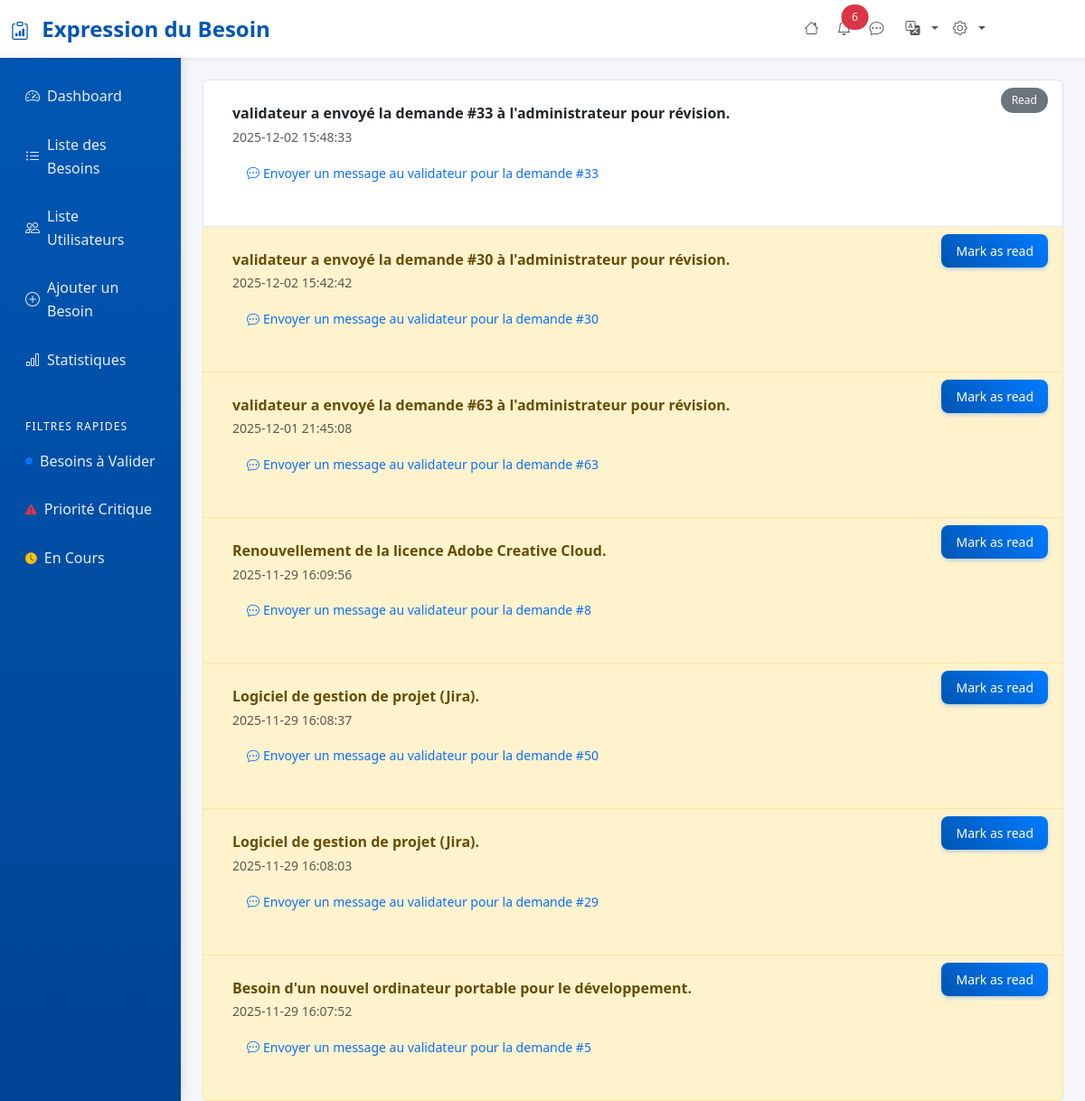
The page /pages/notifications.php (signed in) on the database its author committed.
### tables this page shows
CREATE TABLE `notifications` (
  `id` int(11) NOT NULL,
  `service_id` int(11) NOT NULL,
  `is_just_for_admin` tinyint(1) NOT NULL DEFAULT 0,
  `seen` tinyint(1) NOT NULL DEFAULT 0,
  `demande_id` int(11) NOT NULL,
  `created_at` datetime NOT NULL DEFAULT current_timestamp(),
  `message` varchar(200) DEFAULT NULL,
  `validateur_id` int(11) DEFAULT NULL
);

CREATE TABLE `demandes` (
  `id` int(11) NOT NULL,
  `user_id` int(11) NOT NULL,
  `type_besoin_id` int(11) NOT NULL,
  `description` text NOT NULL,
  `urgence` enum('Faible','Moyenne','Urgente') NOT NULL DEFAULT 'Faible',
  `statut` enum('En attente','En cours de validation','Traitée') NOT NULL DEFAULT 'En attente',
  `date_creation` datetime DEFAULT current_timestamp()
);

### pages/notifications.php (the view, shortened to what this page needs)
<?php
include '../includes/header.php';
$pdo = getConnection();
$isAdmin = isset($_SESSION['user_role']) && $_SESSION['user_role'] === 'Administrateur' ? 1 : 0;
$serviceFilter = $isAdmin === 1 ? "" : " AND service_id = :uid";
$stmt = $pdo->prepare("
    SELECT demande_id, created_at, d.*, n.id as notification_id, seen, message, n.validateur_id
    FROM notifications n
    JOIN demandes d ON n.demande_id = d.id
    WHERE is_just_for_admin = :is_admin {$serviceFilter}
    ORDER BY created_at DESC
");
$params = ['is_admin' => $isAdmin];
$stmt->execute($params);
$notifications = $stmt->fetchAll(PDO::FETCH_ASSOC);
?>
<?php if (count($notifications) === 0): ?>
<p>No notifications.</p>
<?php else: ?>
<ul class="list-group mt-4">
    <?php foreach ($notifications as $n): ?>
    <li class="list-group-item d-flex justify-content-between align-items-start
                <?php if ($n['seen'] == 0) echo 'list-group-item-warning'; ?>">
        <div class="mb-3 p-3">
            <strong><?php echo htmlspecialchars($n['message'] ?? $n['description']); ?></strong><br>
            <small class="text-muted"><?php echo htmlspecialchars($n['created_at']); ?></small><br>
            <?php if ($isAdmin): ?>
            <small>
                <a href="../chat/chat_page.php?user_id=<?php echo $n['validateur_id']; ?>&message=<?php echo "Pourquoi cette demande {$n['demande_id']} est envoyer pour moi pour que je la valide?"; ?>" class="btn btn-sm btn-outline-primary mt-2 d-inline-flex align-items-center"
                    data-bs-toggle="modal" data-bs-target="#chatModal"
                    data-demande-id="<?php echo $n['demande_id']; ?>">
                    <i class="bi bi-chat-dots me-1"></i>
                        Envoyer un message au validateur pour la demande #<?php echo $n['demande_id']; ?>
                </a>
            </small>
            <?php endif; ?>
        </div>
        <div>
            <?php if ($n['seen'] == 0): ?>
            <a href="notifications.php?mark_read=<?php echo $n['notification_id']; ?>"
                class="btn btn-sm btn-primary">Mark as read</a>
            <?php else: ?>
            <span class="badge bg-secondary">Read</span>
            <?php endif; ?>
        </div>
    </li>
    <?php endforeach; ?>
</ul>
<?php endif; ?>
</div>
</body>
</html>

### assets/css/style.css (style rules this page uses)
:root { --primary-color: #0056b3; --secondary-color: #6c757d; --success-color: #198754; --info-color: #0dcaf0; --warning-color: #ffc107; --danger-color: #dc3545; --light-color: #f8f9fa; --dark-color: #212529; --border-radius: 8px; --box-shadow: 0 4px 6px rgba(0,0,0,0.07); --transition: all 0.3s ease; }
body { background-color: #f4f6f9; font-family: 'Segoe UI', Tahoma, Geneva, Verdana, sans-serif; line-height: 1.6; }
.btn { border-radius: var(--border-radius); font-weight: 500; transition: var(--transition); border: none; padding: 0.5rem 1rem; }
.btn-primary { background: linear-gradient(45deg, #0056b3, #007bff); box-shadow: 0 2px 4px rgba(0,123,255,0.3); }
.btn-outline-primary, .btn-outline-secondary, .btn-outline-success, .btn-outline-warning, .btn-outline-danger { border-width: 2px; }
.badge { font-size: 0.75rem; padding: 0.5rem 0.75rem; border-radius: 20px; font-weight: 500; }

### includes/header.php (style rules this page uses)
:root { --primary-color: #0056b3; --secondary-color: #6c757d; --success-color: #198754; --info-color: #0dcaf0; --warning-color: #ffc107; --danger-color: #dc3545; --light-color: #f8f9fa; --dark-color: #212529; }
body { background-color: #f4f6f9; font-family: 'Segoe UI', Tahoma, Geneva, Verdana, sans-serif; }
.btn { border-radius: 8px; font-weight: 500; transition: all 0.3s ease; }
.btn-primary { background: linear-gradient(45deg, #0056b3, #007bff); border: none; }
.badge { font-size: 0.75rem; padding: 0.5rem 0.75rem; border-radius: 20px; }

### rows shown on the page
notifications: message "validateur a envoyé la demande #33 à l'administrateur pour révision.", created_at "2025-12-02 15:48:33", demande "33", seen "Read"
notifications: message "validateur a envoyé la demande #30 à l'administrateur pour révision.", created_at "2025-12-02 15:42:42", demande "30"
notifications: message "validateur a envoyé la demande #63 à l'administrateur pour révision.", created_at "2025-12-01 21:45:08", demande "63"
notifications: demande.description "Renouvellement de la licence Adobe Creative Cloud.", created_at "2025-11-29 16:09:56", demande "8"
notifications: demande.description "Logiciel de gestion de projet (Jira).", created_at "2025-11-29 16:08:37", demande "50"
notifications: demande.description "Logiciel de gestion de projet (Jira).", created_at "2025-11-29 16:08:03", demande "29"
notifications: demande.description "Besoin d'un nouvel ordinateur portable pour le développement.", created_at "2025-11-29 16:07:52", demande "5"

### other values the page prints
getSetence('header_title') "Expression du Besoin"
$unreadCount "6"
